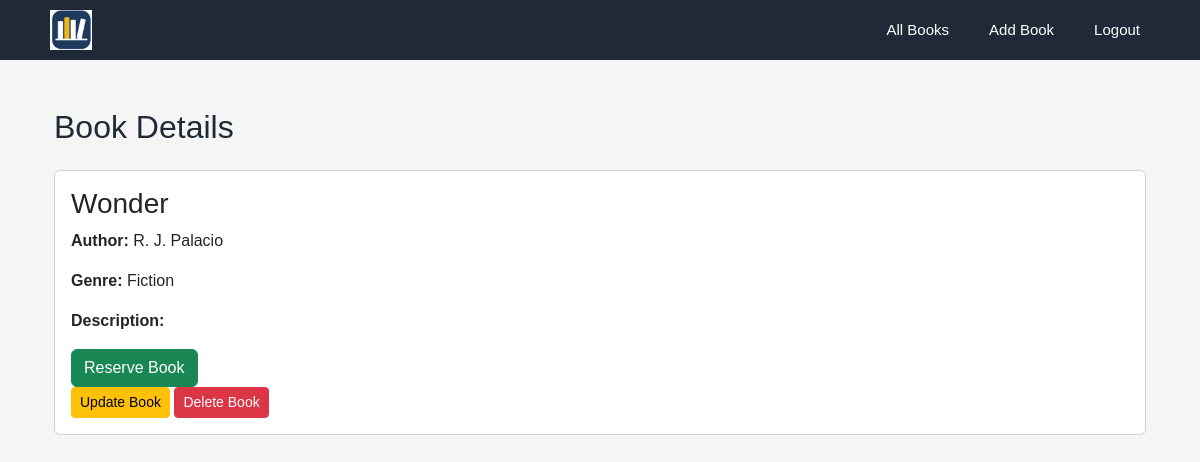
/books/3/ (signed in), run on the app's committed database.
### accounts/models.py (models this page shows, shortened)
class Book(models.Model):
    title = models.CharField(max_length=150)
    author = models.CharField(max_length=100)
    genre = models.CharField(max_length=100)
    description = models.TextField(blank=True)
    reserved_by = models.ManyToManyField(User, blank=True, related_name="reserved_books")

### accounts/views.py (the view)
# urls.py: path("books/<int:book_id>/",        views.book_detail_view,  name="book_detail_view"),
@login_required(login_url='accounts:login_view')
def book_detail_view(request, book_id):
    book = Book.objects.get(id=book_id)
    reserved = book.reserved_by.filter(id=request.user.id).exists()
    return render(request, "accounts/book_detail.html", {
        "book": book,
        "reserved": reserved
    })

### accounts/Templates/accounts/book_detail.html (shortened to what this page needs)
{% extends "accounts/layout.html" %} {% block title %}Book Details{% endblock %}
{% block body %}
<div class="container mt-5">
  <h2>Book Details</h2>
  <div class="card mt-4">
    <div class="card-body">
      <h3>{{ book.title }}</h3>
      <p><strong>Author:</strong> {{ book.author }}</p>
      <p><strong>Genre:</strong> {{ book.genre }}</p>
      <p><strong>Description:</strong> {{ book.description }}</p>
      {% if reserved %}
      <p class="text-success">You have already reserved this book.</p>
      {% else %}
      <form
        action="{% url 'accounts:reserve_book_view' book.id %}"
        method="post"
      >
        <button type="submit" class="btn btn-success">Reserve Book</button>
      </form>
      {% endif %}
      <a
        href="{% url 'accounts:update_book_view' book.id %}"
        class="btn btn-warning btn-sm"
      >
        Update Book
      </a>
      <a
        href="{% url 'accounts:delete_book_view' book.id %}"
        class="btn btn-danger btn-sm"
      >
        Delete Book
      </a>
    </div>
  </div>
</div>
{% endblock %}

### accounts/static/accounts/styles.css (style rules this page uses)
* { box-sizing: border-box; }
body { margin: 0; font-family: Arial, Helvetica, sans-serif; background: #f5f5f5; color: #1f2937; }

### data on the page
Book: title "Wonder", author "R. J. Palacio", genre "Fiction"
